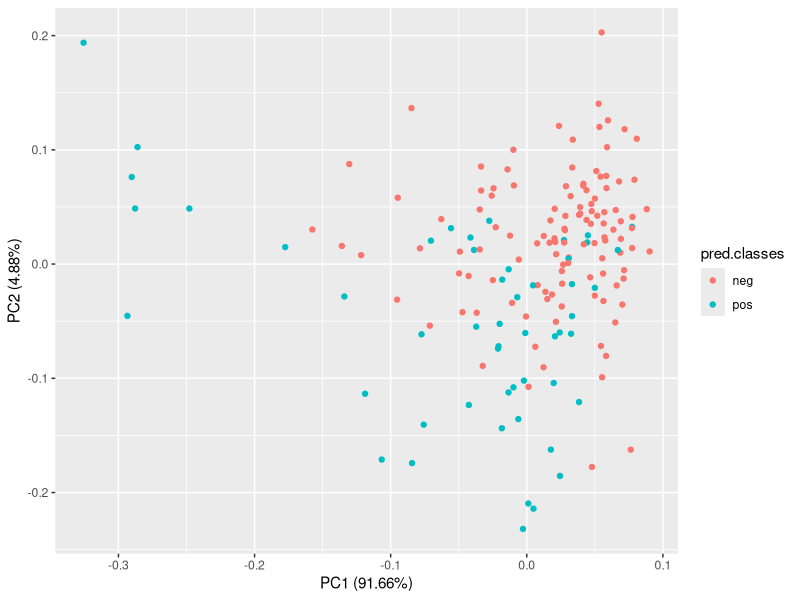
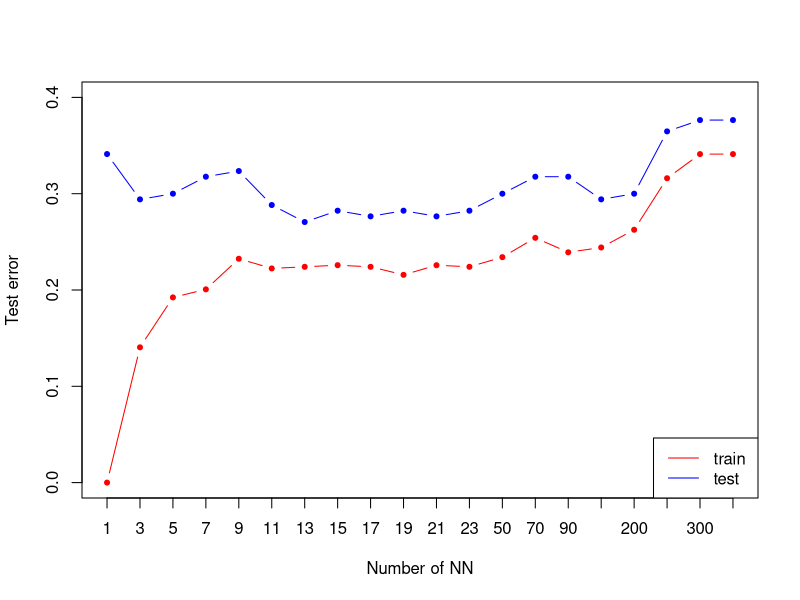
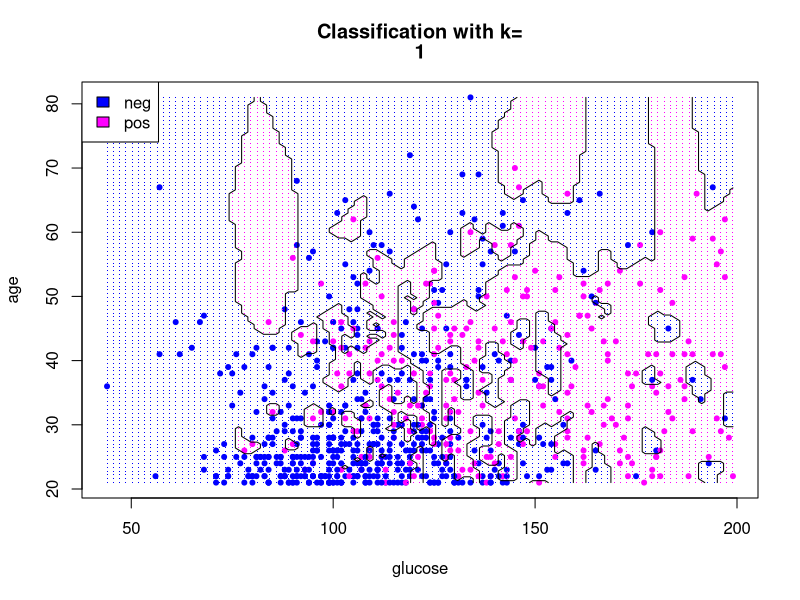
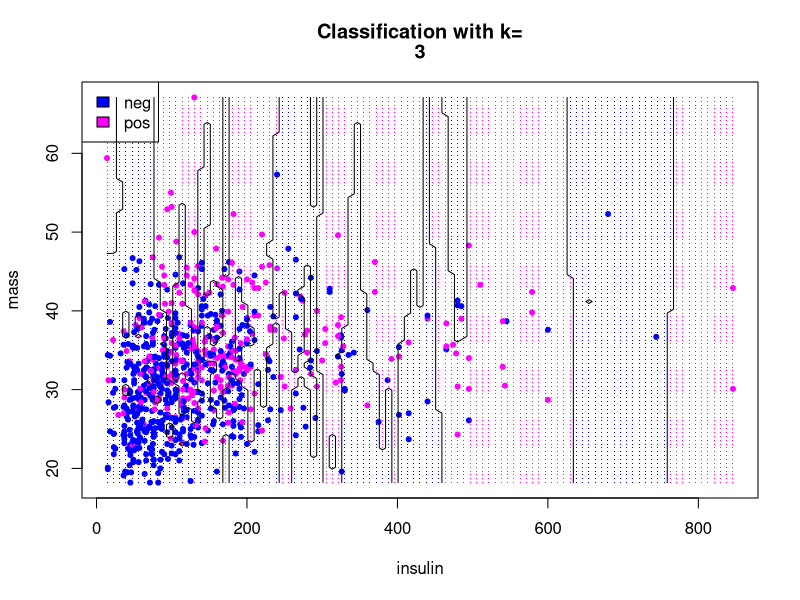
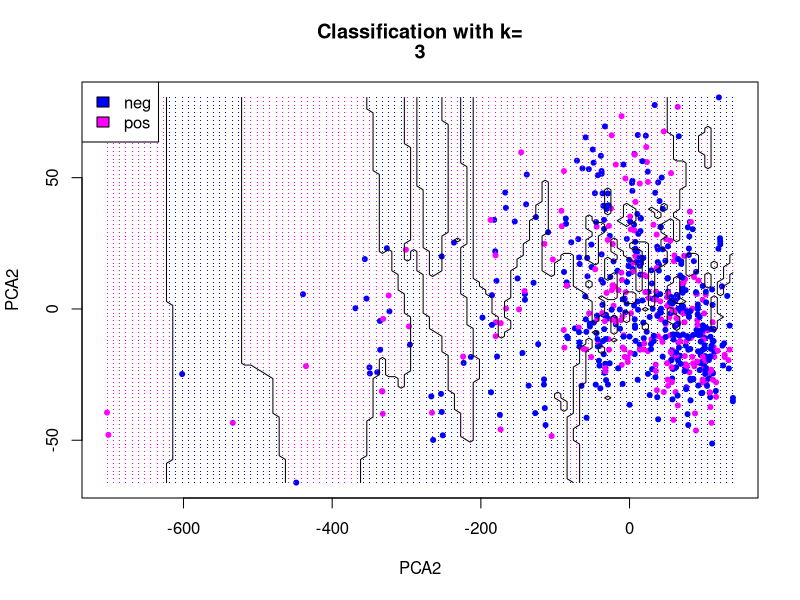
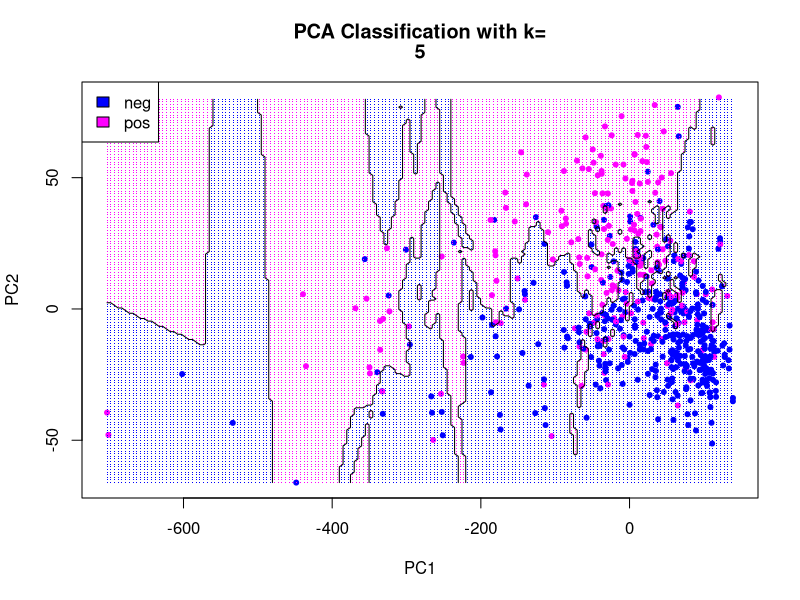
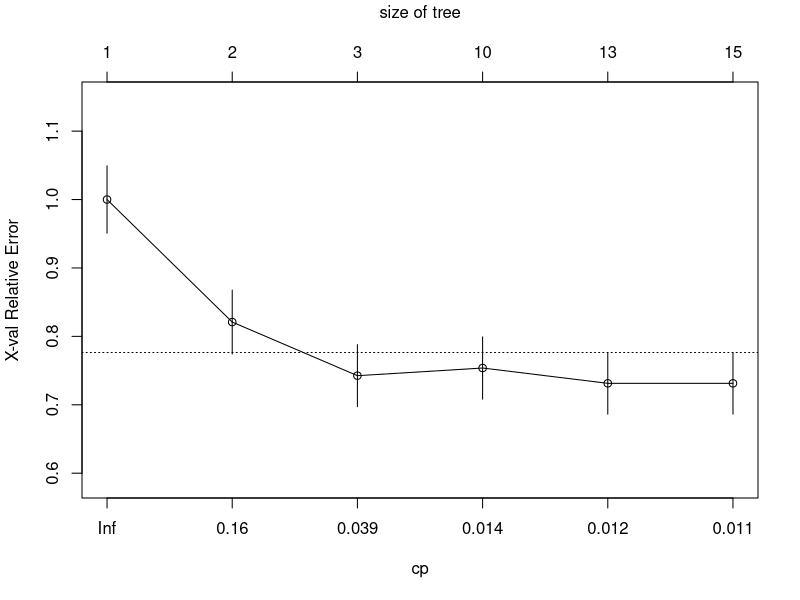
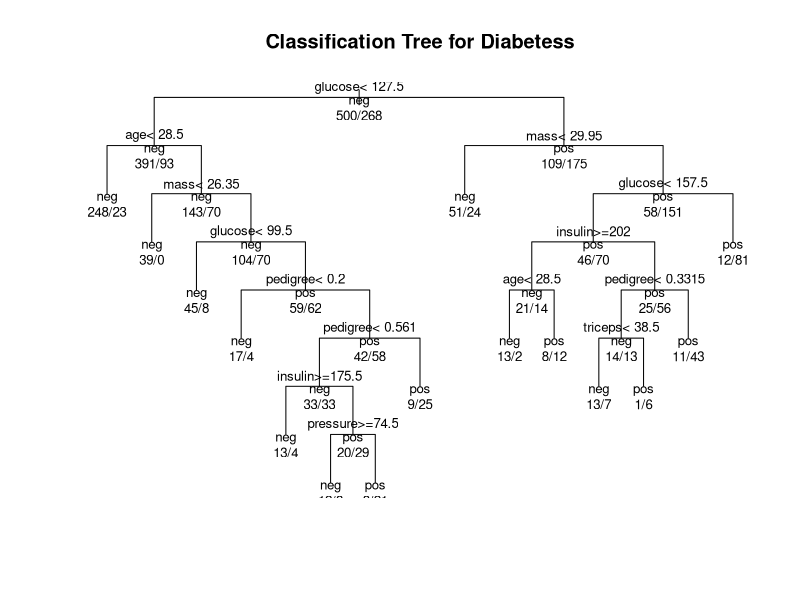

These charts were generated, in order, by the following R code:
## ---- chunk 1
library("mlbench")
library("caTools")
library("class")
library(mice)
library("rpart")

utils::data("PimaIndiansDiabetes2")
data <- PimaIndiansDiabetes2

set.seed(101) 

init = mice(data, maxit=0) 
meth = init$method
predM = init$predictorMatrix
imputed = mice(data, method=meth, predictorMatrix=predM, m=5)
data <- complete(imputed)


sample <- sample.split(data, SplitRatio = 0.8)
train <- subset(data, sample == TRUE)
test  <- subset(data, sample == FALSE)

## ---- chunk 2
trainDf <- train[, -9]
testDf <- test[,-9]

#NA2mean <- function(x) replace(x, is.na(x), mean(x, na.rm = TRUE))
#trainDf <- replace(trainDf, TRUE, lapply(trainDf, NA2mean))
#testDf <- replace(testDf, TRUE, lapply(testDf, NA2mean))

pred.classes <- knn(trainDf, testDf, train$diabetes, k=3)
testDf <- cbind(testDf,pred.classes)

print(pred.classes)
## ---- chunk 3
pca <- prcomp (trainDf)
str(testDf)
library(ggfortify)
autoplot(prcomp(testDf[,-9]), data = testDf, colour = 'pred.classes')
## ---- chunk 4
ks <- c(1,3,5,7,9,11,13,15,17,19,21,23,50,70, 90, 150, 200,250,300,350)
# nearest neighbours to try
nks <- length(ks)
misclass.train <- numeric(length=nks)
misclass.test <- numeric(length=nks)
for (i in seq(along=ks)) {
  mod.train <- knn(trainDf,trainDf,k=ks[i],cl=train$diabetes)
  mod.test <- knn(trainDf, testDf[,-9],k= ks[i],cl= train$diabetes)
  misclass.train[i] <- 1 - sum(mod.train==train$diabetes)/nrow(trainDf)
  misclass.test[i] <- 1 - sum(mod.test==test$diabetes)/nrow(testDf)
}

misclass.test
# Figure 2.4
plot(misclass.train,xlab="Number of NN",ylab="Test error",type="n",xaxt="n", ylim=c(0.0, 0.4))
axis(1, 1:length(ks), as.character(ks))
lines(misclass.test,type="b",col='blue',pch=20)
lines(misclass.train,type="b",col='red',pch=20)
legend("bottomright",lty=1,col=c("red","blue"),legend = c("train ", "test "))
## ---- chunk 5
col1<-c('blue', 'magenta')
plot.knn <- function(k, indexA, indexB) {
  grid.A <- seq(min(data[,indexA]), max(data[,indexA]), (max(data[,indexA]) - min(data[,indexA])) / 100)
  grid.B <- seq(min(data[,indexB]), max(data[,indexB]), (max(data[,indexB]) - min(data[,indexB])) / 100)
  grid <- expand.grid(grid.A,grid.B)
  colnames(grid) <- colnames(trainDf[, c(indexA, indexB)])
  predicted.classes <- knn(trainDf[, c(indexA, indexB)], grid, train$diabetes, k=k)
  plot(data[, indexA], data[ ,indexB], pch=20, col=col1[as.numeric(data$diabetes)], xlab=colnames(data)[indexA],     ylab=colnames(data)[indexB])
  points(grid[, 1], grid[,2], pch='.', col=col1[as.numeric(predicted.classes)])  # draw grid
  legend("topleft", legend=levels(data$diabetes),fill =col1)
  title(c("Classification with k=", k))
  predicted.matrix <- matrix(as.numeric(predicted.classes), length(grid.A), length(grid.B))
  print(predicted.classes)
  contour(grid.A, grid.B, predicted.matrix, levels=c(1.5), drawlabels=FALSE,add=TRUE)
  }

plot.knn(1,2,8)
plot.knn(3,5,6)
## ---- chunk 6
Boundaris <- function(kn){
  
  PCA1 <- pca$x[,1]
  PCA2 <- pca$x[,2]
  
  grid.A <- seq(min(PCA1), max(PCA1), (max(PCA1) - min(PCA1)) / 100)
  grid.B <- seq(min(PCA2), max(PCA2), (max(PCA2) - min(PCA2)) / 100)
  
  grid <- expand.grid(grid.A,grid.B)
  colnames(grid) <- colnames(c("PCA1","PCA2"))
  
  predicted.classes <- knn(pca$x[, c(1, 2)], grid, train$diabetes, k=kn)
  
  plot(PCA1, PCA2, pch=20, col=col1[as.numeric(data$diabetes)], xlab="PCA2",    ylab="PCA2")
  points(grid[, 1], grid[,2], pch='.', col=col1[as.numeric(predicted.classes)])  # draw grid
  legend("topleft", legend=levels(data$diabetes),fill =col1)
  title(c("Classification with k=", kn))
  
  predicted.matrix <- matrix(as.numeric(predicted.classes), length(grid.A), length(grid.B))
  contour(grid.A, grid.B, predicted.matrix, levels=c(1.5), drawlabels=FALSE,add=TRUE)
  }
  
Boundaris(3)
## ---- chunk 7
pca.values <- pca$x

plot.knn <- function(kneighbours){
  grid.PC1 <- seq(min(pca.values[,1]), max(pca.values[,1]), 5)
  grid.PC2 <- seq(min(pca.values[,2]), max(pca.values[,2]), 1)
  grid <- expand.grid(grid.PC1,grid.PC2)
  colnames(grid) <- c('PC1','PC2')
  predicted.classes <- knn(pca.values[,c(1,2)], grid, train$diabetes, k=kneighbours)
  plot(pca.values[,1], pca.values[,2], pch=20, col=col1[as.numeric(train$diabetes)], xlab='PC1', ylab='PC2')
  points(grid$PC1, grid$PC2, pch='.', col=col1[as.numeric(predicted.classes)])  # draw grid
  legend("topleft", legend=levels(data$diabetes),fill =col1)
  title(c("PCA Classification with k=", kneighbours))
  
  predicted.matrix <- matrix(as.numeric(predicted.classes), length(grid.PC1), length(grid.PC2))
  contour(grid.PC1, grid.PC2, predicted.matrix, levels=c(1.5), drawlabels=FALSE,add=TRUE)
}

plot.knn(5)



## ---- chunk 8
glm <- glm(diabetes~.,family=binomial(logit),data=data)
## ---- chunk 9
glm2 <- glm(diabetes~pregnant + glucose + insulin + mass + pedigree,family=binomial(logit),data=data)



## ---- chunk 10
glm3 <- glm(diabetes~pregnant + glucose + mass + pedigree,family=binomial(logit),data=data)
summary(glm3)
## ---- chunk 11
model1 <- rpart(diabetes ~., data = data, method = "class")
str(model1)
# Plot the trees
printcp(model1) # display the results
plotcp(model1) # visualize cross-validation results
summary(model1) # detailed summary of splits
predicted.classes <- predict(model1, testDf, type = "class")
print(1 - mean(predicted.classes == test$diabetes))
# plot tree
plot(model1, uniform=TRUE,
   main="Classification Tree for Diabetess")
text(model1, use.n=TRUE, all=TRUE, cex=.8)
bestcp <- model1$cptable[which.min(model1$cptable[,"xerror"]),"CP"]
model1.pruned <- prune(model1, cp = bestcp)
conf.matrix <- table(data$diabetes, predict(model1.pruned,type="class"))
rownames(conf.matrix) <- paste("Actual", rownames(conf.matrix), sep = ":")
colnames(conf.matrix) <- paste("Pred", colnames(conf.matrix), sep = ":")
print(conf.matrix)
## ---- chunk 12
possible_bucket_sizes <- seq(1, 300, 10)
nks <- length(possible_bucket_sizes)
accuracy.train <- numeric(length=nks)
accuracy.test <- numeric(length=nks)
precision.train <- numeric(length=nks)
precision.test <- numeric(length=nks)
recall.train <- numeric(length=nks)
recall.test <- numeric(length=nks)
for(i in seq(1:length(possible_bucket_sizes))){
  cart_model <- rpart(diabetes ~., data = train, method = "class",control = rpart.control(minbucket = possible_bucket_sizes[i]))
  predicted.classes.test <- predict(cart_model, testDf, type = "class")
  predicted.classes.train <- predict(cart_model, trainDf, type = "class")
    confussionMatrixTrain = table(predicted.classes.train, train$diabetes)
    accuracy.train[i] <- mean(predicted.classes.train == train$diabetes)
    precision.train[i] = confussionMatrixTrain[1,1]/sum(confussionMatrixTrain[,1])
    recall.train[i] = confussionMatrixTrain[1,1]/sum(confussionMatrixTrain[1,])
    confussionMatrixTest = table(predicted.classes.test, test$diabetes)
    accuracy.test[i] <- mean(predicted.classes.test == test$diabetes)
    precision.test[i] = confussionMatrixTest[1,1]/sum(confussionMatrixTest[,1])
    recall.test[i] = confussionMatrixTest[1,1]/sum(confussionMatrixTest[1,])
}

#Accuracy
plot(accuracy.train,xlab="Number of items in leafs",ylab="Test error",type="n",xaxt="n", ylim=c(0.5, 1),  main="Accuracy",)
axis(1, 1:length(ks), as.character(ks))
lines(accuracy.train,type="b",col='red',pch=20)
lines(accuracy.test,type="b",col='blue',pch=20)
legend("bottomright",lty=1,col=c("red","blue"),legend = c("train ", "test "))
#Precision
plot(precision.train,xlab="Number of items in leafs",ylab="Test error",type="n",xaxt="n", ylim=c(0.5, 1),  main="Precision",)
axis(1, 1:length(ks), as.character(ks))
lines(precision.train,type="b",col='red',pch=20)
lines(precision.test,type="b",col='blue',pch=20)
legend("bottomright",lty=1,col=c("red","blue"),legend = c("train ", "test "))
#Recall
plot(recall.train,xlab="Number of items in leafs",ylab="Test error",type="n",xaxt="n", ylim=c(0.5, 1),  main="Recall",)
axis(1, 1:length(ks), as.character(ks))
lines(recall.train,type="b",col='red',pch=20)
lines(recall.test,type="b",col='blue',pch=20)
legend("bottomright",lty=1,col=c("red","blue"),legend = c("train ", "test "))
## ---- chunk 13
plot.treeBoundaries.pca <- function(mb) {
  pca.values <- prcomp(trainDf)$x
  pca.df <- as.data.frame.matrix(pca.values[,c(1,2)])
  pca.df$diabetes <- train$diabetes
  
  grid.PC1 <- seq(min(pca.values[,1]), max(pca.values[,1]), 5)
  grid.PC2 <- seq(min(pca.values[,2]), max(pca.values[,2]), 1)
  grid <- expand.grid(grid.PC1,grid.PC2)
  colnames(grid) <- c('PC1','PC2')
    
  cart_model <- rpart(diabetes ~., data = pca.df, method = "class",control = rpart.control(minbucket = mb))
  predicted.classes <- predict(cart_model, grid, type = "class")
  plot(pca.values[,1], pca.values[,2], pch=20, col=col1[as.numeric(train$diabetes)], xlab='PC1', ylab='PC2')
  points(grid$PC1, grid$PC2, pch='.', col=col1[as.numeric(predicted.classes)])  # draw grid
  legend("topleft", legend=levels(data$diabetes),fill =col1)
  title(c("PCA Classification with mini bucket size =", mb))
  
  predicted.matrix <- matrix(as.numeric(predicted.classes), length(grid.PC1), length(grid.PC2))
  contour(grid.PC1, grid.PC2, predicted.matrix, levels=c(1.5), drawlabels=FALSE,add=TRUE)
}
plot.treeBoundaries.pca(100)

## ---- chunk 14

col1<-c('blue', 'magenta')
plot.cart <- function(indexA, indexB) {
  
  grid.A <- seq(min(data[,indexA]), max(data[,indexA]), (max(data[,indexA]) - min(data[,indexA])) / 100)
  grid.B <- seq(min(data[,indexB]), max(data[,indexB]), (max(data[,indexB]) - min(data[,indexB])) / 100)
  grid <- expand.grid(grid.A,grid.B)
  
  colnames(grid) <- colnames(trainDf[, c(indexA, indexB)])
  
  model1 <- rpart(diabetes ~., data = data[,c(indexA,indexB,9)], method = "class")

  

  predicted.classes <- predict(model1, grid, type = "class")
  
  
  plot(data[, indexA], data[ ,indexB], pch=20, col=col1[as.numeric(data$diabetes)], xlab=colnames(data)[indexA],     ylab=colnames(data)[indexB])
  points(grid[, 1], grid[,2], pch='.', col=col1[as.numeric(predicted.classes)])  # draw grid
  legend("topleft", legend=levels(data$diabetes),fill =col1)
  title("Decision Bounderies")
  predicted.matrix <- matrix(as.numeric(predicted.classes), length(grid.A), length(grid.B))
  print(predicted.classes)
  contour(grid.A, grid.B, predicted.matrix, levels=c(1.5), drawlabels=FALSE,add=TRUE)
  }

plot.cart(2,8)
